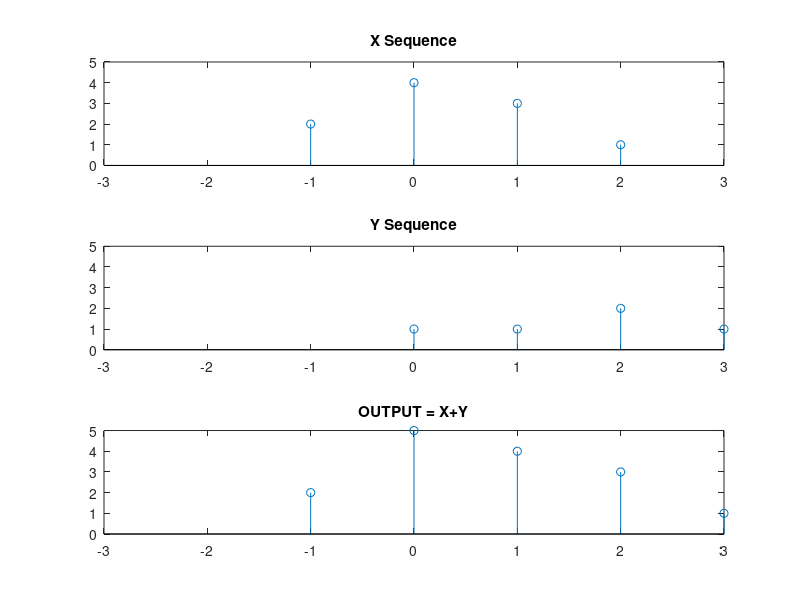

This chart was generated by the following MATLAB code:
clear all
clc
n1 = -1:2;
x = [2 4 3 1];
subplot (3,1,1);
stem(n1,x);
title ('X Sequence');
axis ([-3 3 0 5]);
n2=0:3;
y = [1 1 2 1];
subplot (3,1,2);
stem(n2,y);
title('Y Sequence');
axis([-3 3 0 5]);
n3 = min (min(n1), min (n2) ) : max (max (n1), max (n2));
s1 = zeros(1,length (n3));
s2 = s1;
s1 ( (n3>=min(n1)) & (n3 <=max (n1))==1 )=x;
s2 ( (n3>=min(n2)) & (n3 <=max (n2))==1 )=y;
add = s1 + s2;
subplot(3,1,3)
stem(n3,add)
title('OUTPUT = X+Y');
axis([-3 3 0 5]);
